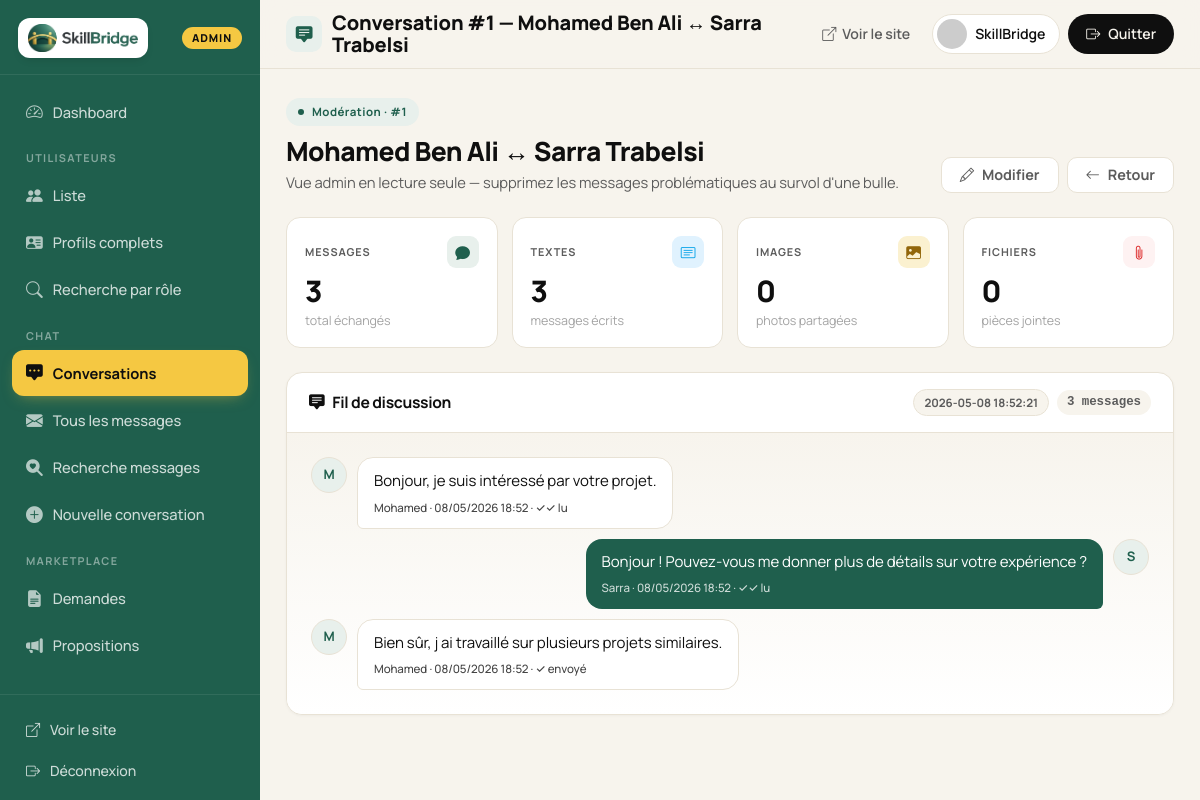
/view/backoffice/chat/chat.php?id=1 (signed in), run on the app's committed database.
### tables this page shows
CREATE TABLE `conversations` (
    `id_conversation`  INT AUTO_INCREMENT PRIMARY KEY,
    `user1_id`         INT       NOT NULL,
    `user2_id`         INT       NOT NULL,
    `date_creation`    DATETIME  DEFAULT CURRENT_TIMESTAMP,
    INDEX `idx_user1`        (`user1_id`),
    INDEX `idx_user2`        (`user2_id`),
    INDEX `idx_pair`         (`user1_id`, `user2_id`),
    FOREIGN KEY (`user1_id`) REFERENCES `utilisateurs`(`id`) ON DELETE CASCADE,
    FOREIGN KEY (`user2_id`) REFERENCES `utilisateurs`(`id`) ON DELETE CASCADE
);

CREATE TABLE `utilisateurs` (
    `id`                 INT AUTO_INCREMENT PRIMARY KEY,
    `nom`                VARCHAR(100)  NOT NULL,
    `prenom`             VARCHAR(100)  NOT NULL,
    `email`              VARCHAR(150)  NOT NULL UNIQUE,
    `password`           VARCHAR(255)  NOT NULL,
    `role`               ENUM('freelancer','client','admin') NOT NULL DEFAULT 'client',
    `telephone`          VARCHAR(20)   NULL,
    `photo`              VARCHAR(255)  NULL,
    `is_active`          TINYINT(1)    NOT NULL DEFAULT 1,
    `is_verified`        TINYINT(1)    NOT NULL DEFAULT 1,
    `verification_token` VARCHAR(64)   NULL,
    `reset_token`        VARCHAR(64)   NULL,
    `reset_token_expiry` DATETIME      NULL,
    `oauth_provider`     VARCHAR(20)   NULL,
    `oauth_id`           VARCHAR(100)  NULL,
    `face_descriptor`    TEXT          NULL,
    `date_inscription`   DATETIME      DEFAULT CURRENT_TIMESTAMP,
    INDEX `idx_email`         (`email`),
    INDEX `idx_oauth`         (`oauth_provider`, `oauth_id`),
    INDEX `idx_reset_token`   (`reset_token`),
    INDEX `idx_verify_token`  (`verification_token`)
);

CREATE TABLE `messages` (
    `id_message`       INT AUTO_INCREMENT PRIMARY KEY,
    `id_conversation`  INT          NOT NULL,
    `sender_id`        INT          NOT NULL,
    `contenu`          TEXT         NOT NULL,
    `date_envoi`       DATETIME     DEFAULT CURRENT_TIMESTAMP,
    `is_seen`          TINYINT(1)   DEFAULT 0,
    `type`             VARCHAR(50)  DEFAULT 'text',
    INDEX `idx_conv_id`         (`id_conversation`, `id_message`),
    INDEX `idx_sender`          (`sender_id`),
    INDEX `idx_unseen`          (`id_conversation`, `is_seen`),
    FOREIGN KEY (`id_conversation`) REFERENCES `conversations`(`id_conversation`) ON DELETE CASCADE,
    FOREIGN KEY (`sender_id`)       REFERENCES `utilisateurs`(`id`)               ON DELETE CASCADE
);

### controller/ChatController.php (called while the page is built, shortened)
<?php
require_once __DIR__ . '/../config.php';
require_once __DIR__ . '/../model/Conversation.php';
require_once __DIR__ . '/../model/Message.php';
class ChatController {
    private $pdo;
    public function __construct() {
        global $pdo;
        $this->pdo = $pdo;
    }
    public function getConversation($id) {
        $conv = new Conversation($this->pdo);
        $conv->id_conversation = $id;
        return $conv->readOne();
    }
    public function listMessagesByConversation($id_conversation) {
        $msg = new Message($this->pdo);
        $msg->id_conversation = $id_conversation;
        return $msg->readByConversation();
    }
}

### model/Conversation.php (called while the page is built, shortened)
<?php
class Conversation {
    private $conn;
    private $table = 'conversations';
    public $id_conversation;
    public function __construct($db) {
        $this->conn = $db;
    }
    public function readOne() {
        $query = "SELECT c.id_conversation, c.user1_id, c.user2_id, c.date_creation,
                         u1.nom AS user1_nom, u1.prenom AS user1_prenom,
                         u2.nom AS user2_nom, u2.prenom AS user2_prenom
                  FROM " . $this->table . " c
                  JOIN utilisateurs u1 ON c.user1_id = u1.id
                  JOIN utilisateurs u2 ON c.user2_id = u2.id
                  WHERE c.id_conversation = :id
                  LIMIT 1";
        $stmt = $this->conn->prepare($query);
        $stmt->bindParam(':id', $this->id_conversation);
        $stmt->execute();
        $row = $stmt->fetch(PDO::FETCH_ASSOC);
        if ($row) {
            return $row;
        }
        return false;
    }
}

### config.php (called while the page is built, shortened)
<?php
if (!function_exists('base_url')) {
    function base_url() {
        static $cached = null;
        if ($cached !== null) return $cached;
        $protocol = (!empty($_SERVER['HTTPS']) && $_SERVER['HTTPS'] !== 'off') ? 'https' : 'http';
        $host     = $_SERVER['HTTP_HOST'] ?? 'localhost';
        $script   = $_SERVER['SCRIPT_NAME'] ?? '';
        $base     = preg_replace('#/(controller|view|api|public)(/.*)?$#i', '', $script);
        return $cached = $protocol . '://' . $host . $base;
    }
}
if (!function_exists('backoffice_url')) {
    function backoffice_url($section = '') {
        $section = trim((string)$section, '/');
        $tail = $section !== '' ? '/' . $section : '';
        return base_url() . '/view/backoffice' . $tail;
    }
}

### model/Message.php (called while the page is built, shortened)
<?php
class Message {
    private $conn;
    private $table = 'messages';
    public $id_conversation;
    public function __construct($db) {
        $this->conn = $db;
    }
    public function readByConversation() {
        $query = "SELECT m.*, u.nom AS sender_nom, u.prenom AS sender_prenom
                  FROM " . $this->table . " m
                  JOIN utilisateurs u ON m.sender_id = u.id
                  WHERE m.id_conversation = :id_conversation
                  ORDER BY m.date_envoi ASC";
        $stmt = $this->conn->prepare($query);
        $stmt->bindParam(':id_conversation', $this->id_conversation);
        $stmt->execute();
        return $stmt;
    }
}

### view/backoffice/chat/chat.php (the view, shortened to what this page needs)
<?php
require_once __DIR__ . '/_auth.php';
require_once __DIR__ . '/../../../controller/ChatController.php';
$chatController = new ChatController();
$id = isset($_GET['id']) ? (int)$_GET['id'] : 0;
$conversation = $chatController->getConversation($id);
$messages = $chatController->listMessagesByConversation($id)->fetchAll(PDO::FETCH_ASSOC);
$user1 = trim($conversation['user1_prenom'] . ' ' . $conversation['user1_nom']);
$user2 = trim($conversation['user2_prenom'] . ' ' . $conversation['user2_nom']);
$SITE_BASE = base_url();
$total       = count($messages);
$totalText   = count(array_filter($messages, fn($m) => ($m['type'] ?? 'text') === 'text'));
$totalImage  = count(array_filter($messages, fn($m) => ($m['type'] ?? '') === 'image'));
$totalFile   = count(array_filter($messages, fn($m) => ($m['type'] ?? '') === 'file'));
include __DIR__ . '/../_partials/header.php';
?>
<div class="d-flex justify-content-between align-items-end flex-wrap gap-2 mb-4">
  <div>
    <span class="ad-eyebrow"><span class="dot"></span> Modération · #<?= $id ?></span>
    <h2 style="font-size: 1.65rem; font-weight: 800; margin: 10px 0 4px;"><?= htmlspecialchars($user1) ?> ↔ <?= htmlspecialchars($user2) ?></h2>
    <p style="color: var(--ink-mute); margin:0; font-size:.92rem;">Vue admin en lecture seule — supprimez les messages problématiques au survol d'une bulle.</p>
  </div>
  <div class="d-flex gap-2">
    <a href="<?= $BOCHAT ?>/edit_conversation.php?id=<?= $id ?>" class="ad-btn ad-btn-ghost"><i class="bi bi-pencil"></i> Modifier</a>
    <a href="<?= $BOCHAT ?>/conversations.php" class="ad-btn ad-btn-ghost"><i class="bi bi-arrow-left"></i> Retour</a>
  </div>
</div>
<div class="kpi-grid mb-4" style="display:grid; grid-template-columns: repeat(4, 1fr); gap: 14px;">
  <div class="kpi">
    <div class="head">
      <span class="lbl">Messages</span>
      <span class="ic-sm t-sage"><i class="bi bi-chat-fill"></i></span>
    </div>
    <div class="num"><?= $total ?></div>
    <div class="sub"><span>total échangés</span></div>
  </div>
  <div class="kpi">
    <div class="head">
      <span class="lbl">Textes</span>
      <span class="ic-sm t-info"><i class="bi bi-card-text"></i></span>
    </div>
    <div class="num"><?= $totalText ?></div>
    <div class="sub"><span>messages écrits</span></div>
  </div>
  <div class="kpi">
    <div class="head">
      <span class="lbl">Images</span>
      <span class="ic-sm t-honey"><i class="bi bi-image-fill"></i></span>
    </div>
    <div class="num"><?= $totalImage ?></div>
    <div class="sub"><span>photos partagées</span></div>
  </div>
  <div class="kpi">
    <div class="head">
      <span class="lbl">Fichiers</span>
      <span class="ic-sm t-danger"><i class="bi bi-paperclip"></i></span>
    </div>
    <div class="num"><?= $totalFile ?></div>
    <div class="sub"><span>pièces jointes</span></div>
  </div>
</div>
<div class="ad-card">
  <div class="ad-card-head">
    <h6><i class="bi bi-chat-square-text-fill"></i> Fil de discussion</h6>
    <div class="d-flex align-items-center gap-2">
      <span class="ad-badge b-neutral"><?= htmlspecialchars($conversation['date_creation']) ?></span>
      <span class="count"><?= $total ?> message<?= $total > 1 ? 's' : '' ?></span>
    </div>
  </div>
  <div class="ad-card-body tight">
    <?php if (empty($messages)): ?>
      <div class="empty-thread">
        <div class="ic"><i class="bi bi-chat-dots"></i></div>
        <h5 style="font-weight:800; color:var(--ink); margin: 0 0 4px;">Aucun message</h5>
        <p style="margin:0;">Cette conversation est vide.</p>
      </div>
    <?php else: ?>
      <div class="mod-thread" id="modThread">
        <?php
        $rightSenderId = (int)$conversation['user2_id'];
        foreach ($messages as $msg):
            $type = $msg['type'] ?? 'text';
            $isRight = ((int)$msg['sender_id'] === $rightSenderId);
            $senderInitial = strtoupper(mb_substr($msg['sender_prenom'] ?? '?', 0, 1, 'UTF-8'));
            $time = date('d/m/Y H:i', strtotime($msg['date_envoi']));
            $meta  = ($type === 'image' || $type === 'file') ? json_decode($msg['contenu'], true) : null;
        ?>
          <?php
            $reactionsHtml = '';
          ?>
          <div class="mod-row <?= $isRight ? 'mine' : '' ?>" data-msg-id="<?= (int)$msg['id_message'] ?>">
            <div class="ava"><?= htmlspecialchars($senderInitial) ?></div>
            <?php if ($type === 'image' && is_array($meta)): ?>
              <div class="mod-bub image-bub">
                <img class="chat-image" src="<?= htmlspecialchars($SITE_BASE) ?>/<?= htmlspecialchars($meta['url'] ?? '') ?>" alt=""
                     onerror="this.onerror=null; this.style.display='none'; var b=this.parentNode; var n=document.createElement('div'); n.style.cssText='padding:18px 20px; color:var(--ink-mute); font-size:.85rem;'; n.innerHTML='<i class=&quot;bi bi-image-alt&quot;></i> Image introuvable'; b.insertBefore(n,b.firstChild);">
                <div class="meta"><?= htmlspecialchars($msg['sender_prenom']) ?> · <?= $time ?> · <?= $msg['is_seen'] ? '✓✓ lu' : '✓ envoyé' ?></div>
                <?= $reactionsHtml ?>
                <a href="<?= $BOCHAT ?>/chat.php?id=<?= $id ?>&action=delete_msg&msg=<?= (int)$msg['id_message'] ?>" class="del-btn" title="Supprimer ce message" onclick="return confirm('Supprimer ce message ?');"><i class="bi bi-trash3"></i></a>
              </div>
            <?php else: ?>
              <div class="mod-bub">
                <?= nl2br(htmlspecialchars($msg['contenu'])) ?>
                <div class="meta"><?= htmlspecialchars($msg['sender_prenom']) ?> · <?= $time ?> · <?= $msg['is_seen'] ? '✓✓ lu' : '✓ envoyé' ?></div>
              </div>
            <?php endif; ?>
          </div>
        <?php endforeach; ?>
      </div>
    <?php endif; ?>
  </div>
</div>
<?php include __DIR__ . '/../_partials/footer.php'; ?>

### data on the page
conversations: user1.nom "Mohamed Ben Ali", user2.nom "Sarra Trabelsi", date_creation "2026-05-08 18:52:21"
messages: sender.prenom "M", contenu "Bonjour, je suis intéressé par votre projet.", sender.prenom "Mohamed", date_envoi "08/05/2026 18:52", is_seen "✓✓ lu"
messages: sender.prenom "S", contenu "Bonjour ! Pouvez-vous me donner plus de détails sur votre expérience ?", sender.prenom "Sarra", date_envoi "08/05/2026 18:52", is_seen "✓✓ lu"
messages: sender.prenom "M", contenu "Bien sûr, j ai travaillé sur plusieurs projets similaires.", sender.prenom "Mohamed", date_envoi "08/05/2026 18:52", is_seen "✓ envoyé"

### other printed values
$item['label'] "Dashboard"
$group['heading'] "UTILISATEURS"
$item['label'] "Liste"
$item['label'] "Profils complets"
$item['label'] "Recherche par rôle"
$group['heading'] "CHAT"
$item['label'] "Conversations"
$item['label'] "Tous les messages"
$item['label'] "Recherche messages"
$item['label'] "Nouvelle conversation"
$group['heading'] "MARKETPLACE"
$item['label'] "Demandes"
$item['label'] "Propositions"
$pageTitle "Conversation #1 — Mohamed Ben Ali ↔ Sarra Trabelsi"
$adminFirstName "SkillBridge"
